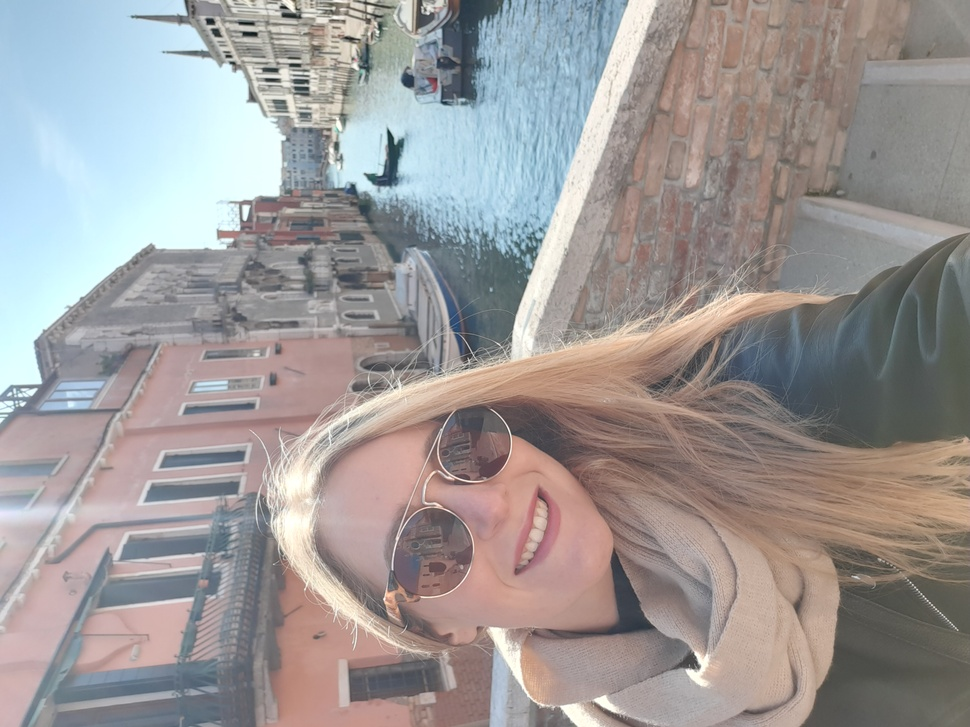
#> input picture Entregas semanales/Lenguaje de marcas/Semana 14/aprendiendophpgd/isabel.jpg, 970 x 727 px, shrunk from 4032 x 3024 before the run, found by its file name
$ python python062-RecorrerPixels.py
#> lines starting #> are read from the running program, lines starting #| are printed output that depends on the picture
from PIL import Image

imagen = Image.open("isabel.jpg")
#> imagen is the input picture: PIL image 970x727 RGB; mean R, G, B 157, 152.3, 151.5
pixeles = imagen.load()
#proporciona informacion sobre la imagen
print(imagen.size)
#| (970, 727)
#leer el color del primer pixel
print(pixeles[0,0])
#| (158, 194, 218)
#cojo la altura y la anchura
altura = imagen.size[1]
#> altura = 727
anchura = imagen.size[0]
#> anchura = 970
#recorre la imagen pixel a pixel
for x in range(0, anchura):
    for y in range(0, altura):
        #almaceno colores
        rojo = pixeles[x,y][0]
        verde = pixeles[x,y][1]
        azul = pixeles[x,y][2]
        #invierto los colores
        rojo = 255 - rojo
        verde = 255 - verde
        azul = 255 - azul
        #reasigno colores
        pixeles[x,y] = (rojo, verde, azul)

print(anchura)
#| 970

imagen.save("isabelguardado.png")
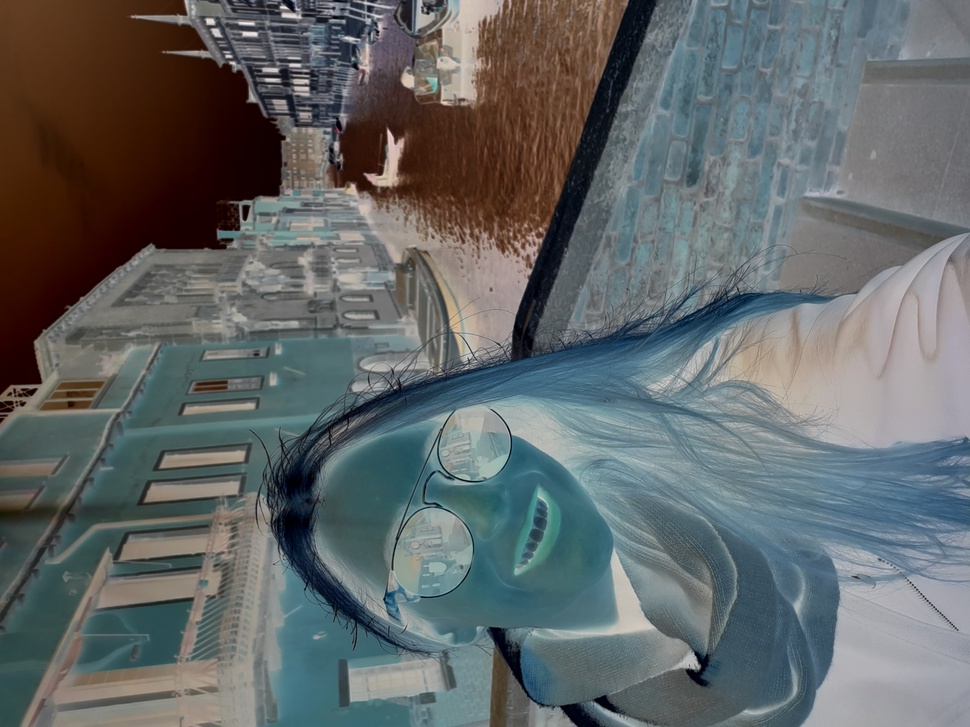
#> saved as isabelguardado.png: PIL image 970x727 RGB; mean R, G, B 98, 102.7, 103.5

$ run again, with Entregas semanales/Lenguaje de marcas/Semana 14/aprendiendophpgd/mifoto.jpg copied over Entregas semanales/Lenguaje de marcas/Semana 14/aprendiendophpgd/isabel.jpg
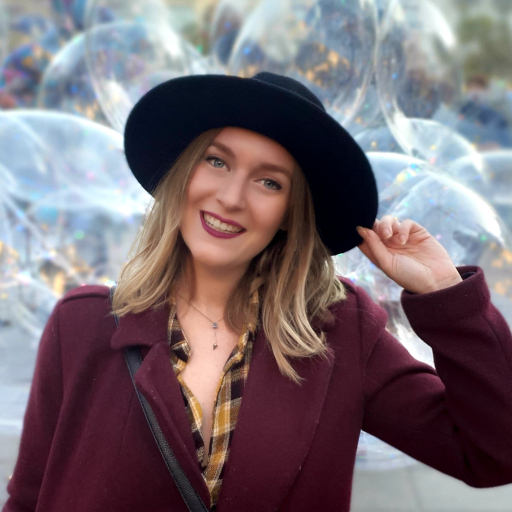
#> input picture Entregas semanales/Lenguaje de marcas/Semana 14/aprendiendophpgd/mifoto.jpg, 512 x 512 px, found by its file name
#> imagen is the input picture: PIL image 512x512 RGB; mean R, G, B 119.3, 106.4, 112.9
#| (512, 512)
#| (184, 189, 185)
#| 512
#> `imagen.save("isabelguardado.png")`:
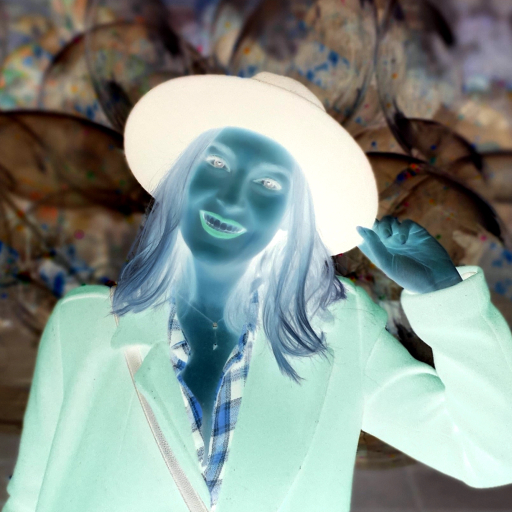
#> saved as isabelguardado.png: PIL image 512x512 RGB; mean R, G, B 135.7, 148.6, 142.1
